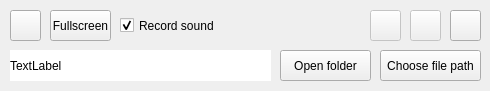
<?xml version="1.0" encoding="UTF-8"?>
<ui version="4.0">
 <class>QtWidgetsClass</class>
 <widget class="QWidget" name="QtWidgetsClass">
  <property name="geometry">
   <rect>
    <x>0</x>
    <y>0</y>
    <width>490</width>
    <height>91</height>
   </rect>
  </property>
  <property name="minimumSize">
   <size>
    <width>490</width>
    <height>91</height>
   </size>
  </property>
  <property name="maximumSize">
   <size>
    <width>490</width>
    <height>91</height>
   </size>
  </property>
  <property name="windowTitle">
   <string>QtWidgetsClass</string>
  </property>
  <widget class="QPushButton" name="recButton">
   <property name="geometry">
    <rect>
     <x>450</x>
     <y>10</y>
     <width>31</width>
     <height>31</height>
    </rect>
   </property>
   <property name="styleSheet">
    <string notr="true">image: url(:/buttons/rec-icon-png-23.jpg);</string>
   </property>
   <property name="text">
    <string/>
   </property>
  </widget>
  <widget class="QPushButton" name="sizeButton">
   <property name="geometry">
    <rect>
     <x>10</x>
     <y>10</y>
     <width>31</width>
     <height>31</height>
    </rect>
   </property>
   <property name="styleSheet">
    <string notr="true">image: url(:/buttons/crop.png);</string>
   </property>
   <property name="text">
    <string/>
   </property>
  </widget>
  <widget class="QPushButton" name="wholeScreenButton">
   <property name="geometry">
    <rect>
     <x>50</x>
     <y>10</y>
     <width>61</width>
     <height>31</height>
    </rect>
   </property>
   <property name="text">
    <string>Fullscreen</string>
   </property>
  </widget>
  <widget class="QPushButton" name="stopButton">
   <property name="enabled">
    <bool>false</bool>
   </property>
   <property name="geometry">
    <rect>
     <x>410</x>
     <y>10</y>
     <width>31</width>
     <height>31</height>
    </rect>
   </property>
   <property name="styleSheet">
    <string notr="true">image: url(:/buttons/stop.png);</string>
   </property>
   <property name="text">
    <string/>
   </property>
  </widget>
  <widget class="QPushButton" name="pauseResumeButton">
   <property name="enabled">
    <bool>false</bool>
   </property>
   <property name="geometry">
    <rect>
     <x>370</x>
     <y>10</y>
     <width>31</width>
     <height>31</height>
    </rect>
   </property>
   <property name="styleSheet">
    <string notr="true">image: url(:/buttons/playpause.png);</string>
   </property>
   <property name="text">
    <string/>
   </property>
  </widget>
  <widget class="QPushButton" name="pathButton">
   <property name="geometry">
    <rect>
     <x>380</x>
     <y>50</y>
     <width>101</width>
     <height>31</height>
    </rect>
   </property>
   <property name="text">
    <string>Choose file path</string>
   </property>
  </widget>
  <widget class="QLabel" name="pathText">
   <property name="geometry">
    <rect>
     <x>10</x>
     <y>50</y>
     <width>261</width>
     <height>31</height>
    </rect>
   </property>
   <property name="font">
    <font>
     <pointsize>9</pointsize>
    </font>
   </property>
   <property name="styleSheet">
    <string notr="true">background-color: rgb(255, 255, 255);</string>
   </property>
   <property name="text">
    <string>TextLabel</string>
   </property>
  </widget>
  <widget class="QCheckBox" name="checkBox">
   <property name="geometry">
    <rect>
     <x>120</x>
     <y>10</y>
     <width>101</width>
     <height>31</height>
    </rect>
   </property>
   <property name="text">
    <string>Record sound</string>
   </property>
   <property name="iconSize">
    <size>
     <width>50</width>
     <height>50</height>
    </size>
   </property>
   <property name="checked">
    <bool>true</bool>
   </property>
   <property name="tristate">
    <bool>false</bool>
   </property>
  </widget>
  <widget class="QPushButton" name="openPath">
   <property name="geometry">
    <rect>
     <x>280</x>
     <y>50</y>
     <width>91</width>
     <height>31</height>
    </rect>
   </property>
   <property name="styleSheet">
    <string notr="true"/>
   </property>
   <property name="text">
    <string>Open folder</string>
   </property>
  </widget>
 </widget>
 <layoutdefault spacing="6" margin="11"/>
 <resources>
  <include location="Buttons.qrc"/>
 </resources>
 <connections>
  <connection>
   <sender>recButton</sender>
   <signal>clicked()</signal>
   <receiver>QtWidgetsClass</receiver>
   <slot>on_RECButton_clicked()</slot>
   <hints>
    <hint type="sourcelabel">
     <x>333</x>
     <y>27</y>
    </hint>
    <hint type="destinationlabel">
     <x>357</x>
     <y>52</y>
    </hint>
   </hints>
  </connection>
  <connection>
   <sender>stopButton</sender>
   <signal>clicked()</signal>
   <receiver>QtWidgetsClass</receiver>
   <slot>on_STOPButton_clicked()</slot>
   <hints>
    <hint type="sourcelabel">
     <x>285</x>
     <y>25</y>
    </hint>
    <hint type="destinationlabel">
     <x>178</x>
     <y>44</y>
    </hint>
   </hints>
  </connection>
  <connection>
   <sender>pauseResumeButton</sender>
   <signal>clicked()</signal>
   <receiver>QtWidgetsClass</receiver>
   <slot>on_PAUSEButton_clicked()</slot>
   <hints>
    <hint type="sourcelabel">
     <x>245</x>
     <y>25</y>
    </hint>
    <hint type="destinationlabel">
     <x>178</x>
     <y>44</y>
    </hint>
   </hints>
  </connection>
  <connection>
   <sender>sizeButton</sender>
   <signal>clicked()</signal>
   <receiver>QtWidgetsClass</receiver>
   <slot>on_RESIZEButton_clicked()</slot>
   <hints>
    <hint type="sourcelabel">
     <x>25</x>
     <y>25</y>
    </hint>
    <hint type="destinationlabel">
     <x>180</x>
     <y>45</y>
    </hint>
   </hints>
  </connection>
  <connection>
   <sender>pathButton</sender>
   <signal>clicked()</signal>
   <receiver>QtWidgetsClass</receiver>
   <slot>on_PATHButton_clicked()</slot>
   <hints>
    <hint type="sourcelabel">
     <x>335</x>
     <y>65</y>
    </hint>
    <hint type="destinationlabel">
     <x>180</x>
     <y>45</y>
    </hint>
   </hints>
  </connection>
  <connection>
   <sender>openPath</sender>
   <signal>clicked()</signal>
   <receiver>QtWidgetsClass</receiver>
   <slot>on_OPENPATHButton_clicked()</slot>
   <hints>
    <hint type="sourcelabel">
     <x>325</x>
     <y>65</y>
    </hint>
    <hint type="destinationlabel">
     <x>244</x>
     <y>45</y>
    </hint>
   </hints>
  </connection>
  <connection>
   <sender>wholeScreenButton</sender>
   <signal>clicked()</signal>
   <receiver>QtWidgetsClass</receiver>
   <slot>on_FULLSCREENButton_clicked()</slot>
   <hints>
    <hint type="sourcelabel">
     <x>80</x>
     <y>25</y>
    </hint>
    <hint type="destinationlabel">
     <x>244</x>
     <y>45</y>
    </hint>
   </hints>
  </connection>
 </connections>
 <slots>
  <slot>CreateThreads()</slot>
  <slot>on_RECButton_clicked()</slot>
  <slot>on_STOPButton_clicked()</slot>
  <slot>on_PAUSEButton_clicked()</slot>
  <slot>on_RESIZEButton_clicked()</slot>
  <slot>on_FULLSCREENButton_clicked()</slot>
  <slot>on_PATHButton_clicked()</slot>
  <slot>on_OPENPATHButton_clicked()</slot>
 </slots>
</ui>
